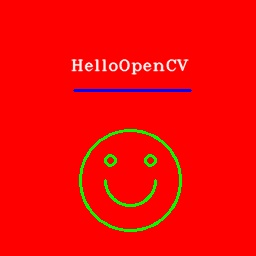
#> input picture myimage.jpg, 256 x 256 px
$ jupyter execute task_2.ipynb
#> lines starting #> are read from the running program, lines starting #| are printed output that depends on the picture
# Load and display

[cell 1]
import cv2
import numpy as np

# load image from a file into the container
image = cv2.imread("myimage.jpg", cv2.IMREAD_UNCHANGED)
#> image is the input picture: shape (256, 256, 3); mean B, G, R 3.8, 7.4, 246.8

# construct a window for image display
namedWindow = 'Display window'

# visualise the loaded image in the window
cv2.imshow(namedWindow, image)

# wait for a key press until returning from the programw
cv2.waitKey(0)

# closing all open windows
cv2.destroyAllWindows()

# Create, draw and save

[cell 2]
import cv2
import numpy as np

# create a red 256x256, 8bit, 3channel BGR image in a matrix container
image = np.zeros([256,256,3], dtype=np.uint8)
image[:,:,2] = 255

# put white text HelloOpenCV
image = cv2.putText(image, "HelloOpenCV", (70, 70), cv2.FONT_HERSHEY_COMPLEX_SMALL, 0.8, (255, 255, 255), 1, cv2.LINE_AA)

# draw blue line under text
image = cv2.line(image, (74, 90), (190, 90), (255, 0, 0), 2)

# draw a green smile
image = cv2.ellipse(image, (130, 180), (25,25), 180, 180, 360, (0, 255, 0), 2)
image = cv2.circle(image, (130, 180), 50, (0, 255, 0), 2)
image = cv2.circle(image, (110, 160), 5, (0, 255, 0), 2)
image = cv2.circle(image, (150, 160), 5, (0, 255, 0), 2)

# save image to file
cv2.imwrite("myimage.jpg", image)
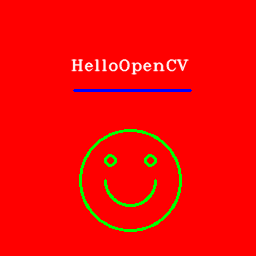
#> saved as myimage.jpg: shape (256, 256, 3); mean B, G, R 3.3, 7.2, 248.4

# Access and set pixel values

[cell 3]
import cv2
import numpy as np

# create a red 256x256, 8bit, 3channel BGR image in a matrix container
image = np.zeros([256,256,3], dtype=np.uint8)

# set pixels to create colour pattern

for y in range(0, image.shape[0]):  # go through all rows (or scanlines)
	for x in range(0, image.shape[1]):  # go through all columns
		image[y, x, 0] = x # set blue component
		image[y, x, 1] = y # set green component
		image[y, x, 2] = 255 - image[y, x,1] # set red component

# construct a window for image display
namedWindow = 'Display window'

# visualise the loaded image in the window
cv2.imshow(namedWindow, image)
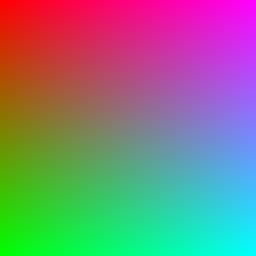
#> window 'Display window': shape (256, 256, 3); mean B, G, R 127.5, 127.5, 127.5

# wait for a key press until returning from the programw
cv2.waitKey(0)

# closing all open windows
cv2.destroyAllWindows()
